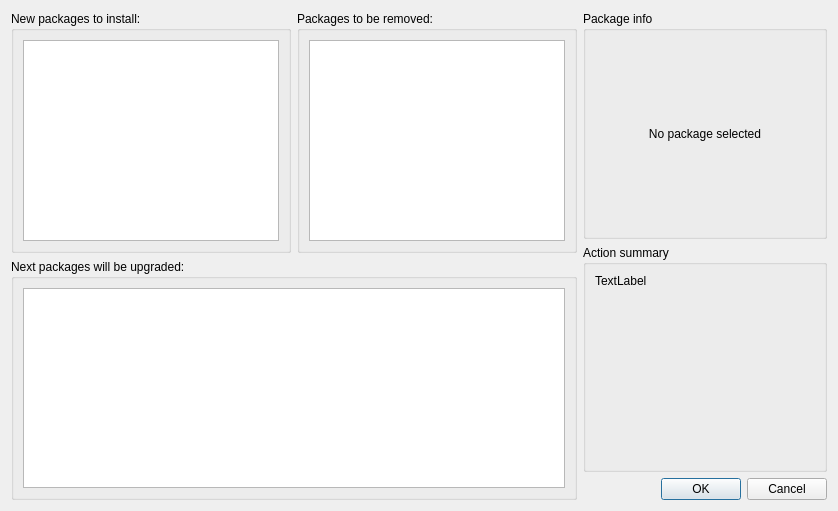
<?xml version="1.0" encoding="UTF-8"?>
<ui version="4.0">
 <class>CommitDialogClass</class>
 <widget class="QDialog" name="CommitDialogClass">
  <property name="windowModality">
   <enum>Qt::ApplicationModal</enum>
  </property>
  <property name="geometry">
   <rect>
    <x>0</x>
    <y>0</y>
    <width>838</width>
    <height>511</height>
   </rect>
  </property>
  <property name="windowTitle">
   <string>Confirm actions commit</string>
  </property>
  <layout class="QHBoxLayout" name="horizontalLayout_2">
   <item>
    <layout class="QVBoxLayout" name="verticalLayout_4">
     <item>
      <layout class="QHBoxLayout" name="horizontalLayout">
       <item>
        <widget class="QGroupBox" name="groupBox">
         <property name="title">
          <string>New packages to install:</string>
         </property>
         <layout class="QVBoxLayout" name="verticalLayout">
          <item>
           <widget class="QListWidget" name="installListWidget"/>
          </item>
         </layout>
        </widget>
       </item>
       <item>
        <widget class="QGroupBox" name="groupBox_2">
         <property name="title">
          <string>Packages to be removed:</string>
         </property>
         <layout class="QVBoxLayout" name="verticalLayout_2">
          <item>
           <widget class="QListWidget" name="removeListWidget"/>
          </item>
         </layout>
        </widget>
       </item>
      </layout>
     </item>
     <item>
      <widget class="QGroupBox" name="groupBox_3">
       <property name="title">
        <string>Next packages will be upgraded:</string>
       </property>
       <layout class="QVBoxLayout" name="verticalLayout_3">
        <item>
         <widget class="QListWidget" name="upgradeListWidget"/>
        </item>
       </layout>
      </widget>
     </item>
    </layout>
   </item>
   <item>
    <layout class="QVBoxLayout" name="verticalLayout_5">
     <item>
      <widget class="QGroupBox" name="groupBox_4">
       <property name="title">
        <string>Package info</string>
       </property>
       <layout class="QVBoxLayout" name="verticalLayout_6">
        <item>
         <widget class="QLabel" name="packageInfoLabel">
          <property name="text">
           <string>No package selected</string>
          </property>
          <property name="alignment">
           <set>Qt::AlignCenter</set>
          </property>
         </widget>
        </item>
       </layout>
      </widget>
     </item>
     <item>
      <widget class="QGroupBox" name="groupBox_5">
       <property name="title">
        <string>Action summary</string>
       </property>
       <layout class="QVBoxLayout" name="verticalLayout_7">
        <item>
         <widget class="QLabel" name="actionSummaryLabel">
          <property name="text">
           <string>TextLabel</string>
          </property>
          <property name="alignment">
           <set>Qt::AlignLeading|Qt::AlignLeft|Qt::AlignTop</set>
          </property>
         </widget>
        </item>
       </layout>
      </widget>
     </item>
     <item>
      <widget class="QDialogButtonBox" name="buttonBox">
       <property name="orientation">
        <enum>Qt::Horizontal</enum>
       </property>
       <property name="standardButtons">
        <set>QDialogButtonBox::Cancel|QDialogButtonBox::Ok</set>
       </property>
      </widget>
     </item>
    </layout>
   </item>
  </layout>
 </widget>
 <resources/>
 <connections>
  <connection>
   <sender>buttonBox</sender>
   <signal>accepted()</signal>
   <receiver>CommitDialogClass</receiver>
   <slot>accept()</slot>
   <hints>
    <hint type="sourcelabel">
     <x>248</x>
     <y>254</y>
    </hint>
    <hint type="destinationlabel">
     <x>157</x>
     <y>274</y>
    </hint>
   </hints>
  </connection>
  <connection>
   <sender>buttonBox</sender>
   <signal>rejected()</signal>
   <receiver>CommitDialogClass</receiver>
   <slot>reject()</slot>
   <hints>
    <hint type="sourcelabel">
     <x>316</x>
     <y>260</y>
    </hint>
    <hint type="destinationlabel">
     <x>286</x>
     <y>274</y>
    </hint>
   </hints>
  </connection>
 </connections>
</ui>
